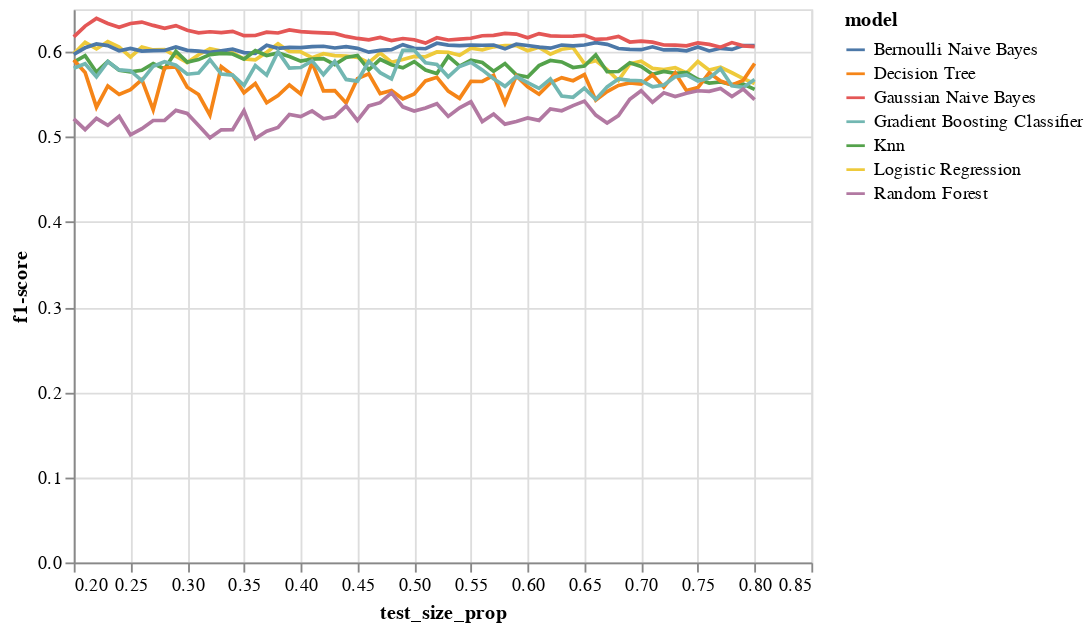

Notebook source saved alongside this figure:
### Code cell
alt.Chart(model_perf_smote).mark_line().encode(
    x='test_size_prop:Q',
    y='f1-score:Q',
    color='model:N',
)

### Figure 1 — Vega-Lite specification as saved in the notebook (floating-point values rounded to 4 significant figures; data arrays with more than 128 entries replaced by an {"elided": "..."} marker saying what was removed)
{"config": {"view": {"continuousWidth": 400, "continuousHeight": 300}}, "data": {"name": "data-a6473bcf13624254f9e356d4ceb84a1e"}, "mark": "line", "encoding": {"color": {"type": "nominal", "field": "model"}, "x": {"type": "quantitative", "field": "test_size_prop"}, "y": {"type": "quantitative", "field": "f1-score"}}, "$schema": "https://vega.github.io/schema/vega-lite/v4.8.1.json", "datasets": {"data-a6473bcf13624254f9e356d4ceb84a1e": {"elided": "427 records"}}}
